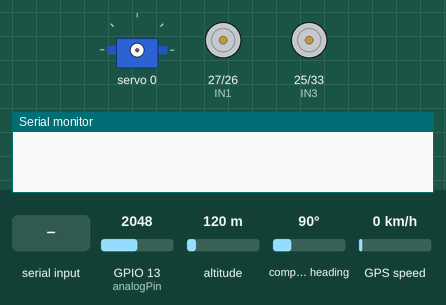
Simulated run of this sketch. Board: ESP32. Parts: servo, motor-driver pin pairs drawn as motors (green arrow = first pin HIGH = forward, orange = second pin HIGH = backward, longer = more drive, scaled by the enable pin), the last lines printed to the serial monitor. The test bench sets the inputs (shaded band); at power-on: GPIO 13 (analogPin) = 2048, altitude 120 m, compass heading 90°, GPS speed 0 km/h. The GPS gets a fix after 3 s at 37.7749, -122.4194 with 8 satellites.

Above: at 1.2 s.
1.3 s: "SCAN\n" received over the second serial link
At 1.55 s:
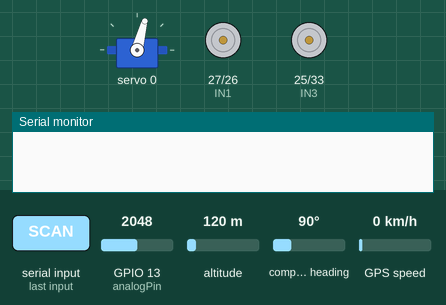
4.8 s: "F\n" received over the second serial link
At 5.16 s:
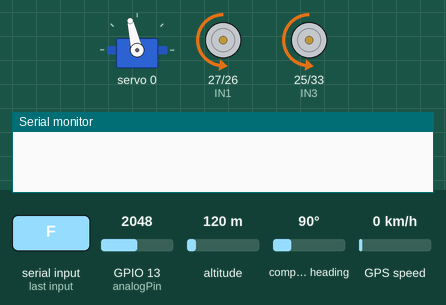
8.3 s: GPIO 13 (analogPin) set to 3475
11.8 s: GPIO 13 (analogPin) set to 3574
At 12.3 s:
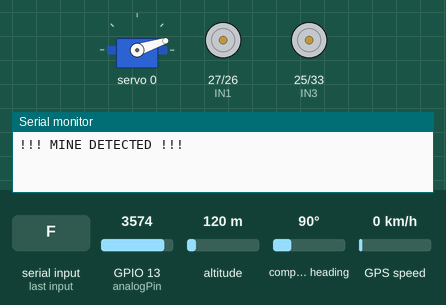
Timing chart, 0 to 14.3 s (numbered marks = the images above; inputs shaded):
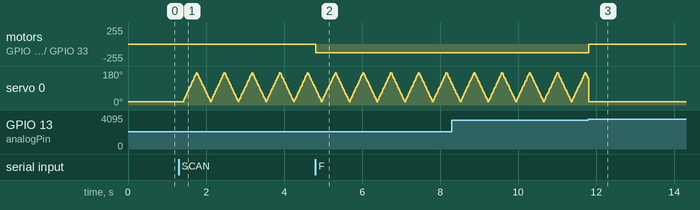

Measured:
- the behaviour switches between 3500 and 3501 on GPIO 13 (analogPin) (found by bisection; images 2 and 3)
- after the input at 4.8 s, motor on GPIO 27 (IN1) / GPIO 26 (IN2), motor on GPIO 25 (IN3) / GPIO 33 (IN4): stopped → backward 130/255 at once
- after the input at 11.8 s, motor on GPIO 27 (IN1) / GPIO 26 (IN2), motor on GPIO 25 (IN3) / GPIO 33 (IN4): backward 130/255 → stopped at once

The sketch:

new_devkid_code_freetos_completed_code.ino.ino
```cpp
/*********
  Project: ESP32 Landmine Robot - Autonomous Navigation & Detection
*********/

#include <Wire.h>
#include <Adafruit_PWMServoDriver.h>
#include <TinyGPS++.h>
#include <QMC5883LCompass.h>

// --- Configuration ---
Adafruit_PWMServoDriver pwm = Adafruit_PWMServoDriver(0x40);
TinyGPSPlus gps;
QMC5883LCompass compass;

#define GPSBaud 9600
#define GPS_RX 16
#define GPS_TX 17

// Servo & Motor Config
#define SERVOMIN 150
#define SERVOMAX 600
#define SERVO_FREQ 50
int servoChannels[7] = {0, 10, 11, 12, 13, 14, 15};
int baseservo = 0;

// --- Motor Pin Definitions ---
#define IN1 27
#define IN2 26
#define IN3 25
#define IN4 33
#define ENA 14
#define ENB 32
const int analogPin = 13;

// Navigation Data
struct Waypoint { double lat; double lng; bool isSet; };
Waypoint path[4] = {{0,0,false}, {0,0,false}, {0,0,false}, {0,0,false}};
int currentWaypoint = 0;

// Speed Settings
int scanStepSize = 4;
int scanTickDelay = 10;
int motorSpeed = 130;

// State
HardwareSerial mySerial(2); // UART for S3 Communication
HardwareSerial gpsSerial(1); // UART for GPS Module
String message = "";
bool autoModeActive = false;
bool manualScanActive = false;
bool metalDetectedLock = false;

TaskHandle_t ManualTask, ScanTask, AutoTask;

// --- Helper Functions ---
int angleToPulse(int angle) { return map(angle, 0, 180, SERVOMIN, SERVOMAX); }

void carstop() {
  digitalWrite(ENA, LOW); digitalWrite(ENB, LOW);
  digitalWrite(IN1, LOW); digitalWrite(IN2, LOW); digitalWrite(IN3, LOW); digitalWrite(IN4, LOW);
}

// ==========================================
// TASK 1: MANUAL & COMMUNICATION (Core 0)
// ==========================================
void ManualTaskCode(void * pvParameters) {
  for(;;) {
    if (mySerial.available()) {
      message = mySerial.readStringUntil('\n');
      message.trim();

      if (!metalDetectedLock && !autoModeActive) {
        // FORWARD
        if (message == "F") {
          digitalWrite(IN1, LOW);  digitalWrite(IN2, HIGH);
          digitalWrite(IN3, LOW);  digitalWrite(IN4, HIGH);
          analogWrite(ENA, motorSpeed); analogWrite(ENB, motorSpeed);
        }
        // BACKWARD
        else if (message == "B") {
          digitalWrite(IN1, HIGH); digitalWrite(IN2, LOW);
          digitalWrite(IN3, HIGH); digitalWrite(IN4, LOW);
          analogWrite(ENA, motorSpeed); analogWrite(ENB, motorSpeed);
        }
        // LEFT TURN (Left Back, Right Forward)
        else if (message == "L") {
          digitalWrite(IN1, HIGH); digitalWrite(IN2, LOW);
          digitalWrite(IN3, LOW);  digitalWrite(IN4, HIGH);
          analogWrite(ENA, motorSpeed); analogWrite(ENB, motorSpeed);
        }
        // RIGHT TURN (Left Forward, Right Back)
        else if (message == "R") {
          digitalWrite(IN1, LOW);  digitalWrite(IN2, HIGH);
          digitalWrite(IN3, HIGH); digitalWrite(IN4, LOW);
          analogWrite(ENA, motorSpeed); analogWrite(ENB, motorSpeed);
        }
        // STOP
        else if (message == "S") {
          carstop();
        }
      }
      if (message == "SCAN") manualScanActive = !manualScanActive;
    }
    vTaskDelay(10 / portTICK_PERIOD_MS);
  }
}

// ==========================================
// TASK 2: SCANNING & DETECTION (Core 1)
// ==========================================
void ScanTaskCode(void * pvParameters) {
  int angle = 0;
  bool directionUp = true;
  for(;;) {
    if (autoModeActive || manualScanActive) {
      pwm.setPWM(baseservo, 0, angleToPulse(angle));

      int sensorVal = analogRead(analogPin);
      if (sensorVal > 3500) {
        metalDetectedLock = true;
        carstop();
        autoModeActive = false;
        manualScanActive = false;
        Serial.println("!!! MINE DETECTED !!!");
        pwm.setPWM(baseservo, 0, angleToPulse(angle <= 90 ? 130 : 0));
        vTaskDelay(5000 / portTICK_PERIOD_MS);
        metalDetectedLock = false;
      }

      if (directionUp) { angle += scanStepSize; if (angle >= 130) { angle = 130; directionUp = false; } }
      else { angle -= scanStepSize; if (angle <= 0) { angle = 0; directionUp = true; } }
      vTaskDelay(scanTickDelay / portTICK_PERIOD_MS);
    } else {
      vTaskDelay(100 / portTICK_PERIOD_MS);
    }
  }
}

// ==========================================
// TASK 3: AUTOMATIC NAVIGATION (Core 1)
// ==========================================
void AutoTaskCode(void * pvParameters) {
  for(;;) {
    // 1. Process GPS incoming data
    while (gpsSerial.available() > 0) { gps.encode(gpsSerial.read()); }

    // 2. Handle Coordinate Input from S3
    if (message.startsWith("G") && message.indexOf(':') != -1) {
      int id = message.substring(1, message.indexOf(':')).toInt();
      int comma = message.indexOf(',');
      if (id >= 1 && id <= 4) {
        path[id-1].lat = message.substring(message.indexOf(':')+1, comma).toDouble();
        path[id-1].lng = message.substring(comma+1).toDouble();
        path[id-1].isSet = true;
        Serial.printf("Stored G%d\n", id);
      }
      message = "";
    }

    // 3. Execution Logic
    if (message == "Y") { autoModeActive = true; currentWaypoint = 0; message = ""; }
    if (message == "Z") { autoModeActive = false; carstop(); message = ""; }

    if (autoModeActive && !metalDetectedLock) {
      if (gps.location.isValid() && currentWaypoint < 4) {
        double d = gps.distanceBetween(gps.location.lat(), gps.location.lng(), path[currentWaypoint].lat, path[currentWaypoint].lng);
        double targetH = gps.courseTo(gps.location.lat(), gps.location.lng(), path[currentWaypoint].lat, path[currentWaypoint].lng);

        compass.read();
        int currentH = compass.getAzimuth();

        if (d < 2.0) {
          carstop();
          currentWaypoint++;
          vTaskDelay(1000 / portTICK_PERIOD_MS);
        } else {
          double error = targetH - currentH;
          if (error < -180) error += 360;
          if (error > 180) error -= 360;

          if (abs(error) < 15) { // Drive Forward
            digitalWrite(IN1, LOW); digitalWrite(IN2, HIGH); digitalWrite(IN3, LOW); digitalWrite(IN4, HIGH);
          } else if (error > 0) { // Turn Right
            digitalWrite(IN1, LOW); digitalWrite(IN2, HIGH); digitalWrite(IN3, HIGH); digitalWrite(IN4, LOW);
          } else { // Turn Left
            digitalWrite(IN1, HIGH); digitalWrite(IN2, LOW); digitalWrite(IN3, LOW); digitalWrite(IN4, HIGH);
          }
          analogWrite(ENA, motorSpeed); analogWrite(ENB, motorSpeed);
        }
      }
    }
    vTaskDelay(50 / portTICK_PERIOD_MS);
  }
}

void setup() {
  Serial.begin(115200);
  mySerial.begin(9600, SERIAL_8N1, 21, 19);  // UART to S3
  gpsSerial.begin(GPSBaud, SERIAL_8N1, GPS_RX, GPS_TX); // UART to GPS

  Wire.begin(22, 23);
  Wire.setClock(400000);
  pwm.begin();
  pwm.setPWMFreq(SERVO_FREQ);
  compass.init();
  // compass.setCalibration(...); // ADD YOUR CALIBRATION VALUES HERE

  pinMode(IN1, OUTPUT); pinMode(IN2, OUTPUT); pinMode(IN3, OUTPUT);
  pinMode(IN4, OUTPUT); pinMode(ENA, OUTPUT); pinMode(ENB, OUTPUT);

  xTaskCreatePinnedToCore(ManualTaskCode, "Manual", 10000, NULL, 2, &ManualTask, 0);
  xTaskCreatePinnedToCore(ScanTaskCode, "Scan", 10000, NULL, 1, &ScanTask, 1);
  xTaskCreatePinnedToCore(AutoTaskCode, "Auto", 10000, NULL, 1, &AutoTask, 1);
}

void loop() {}
```
